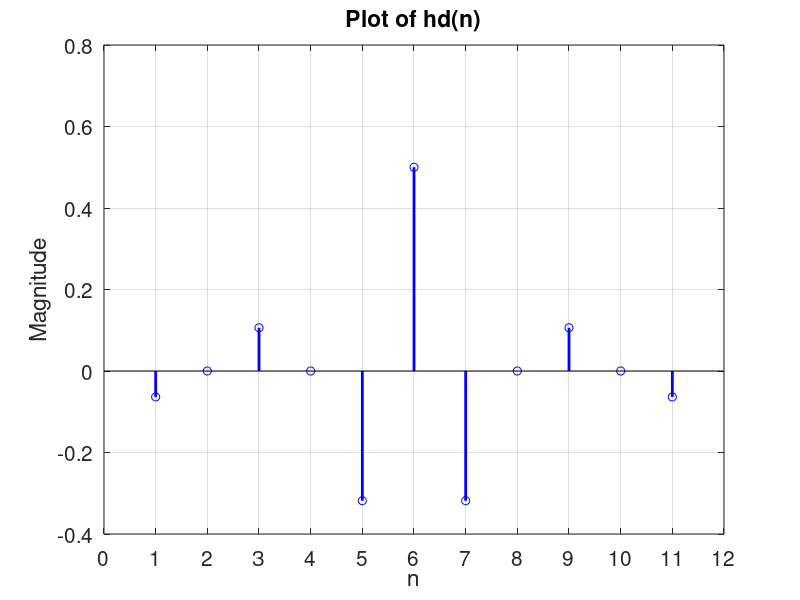
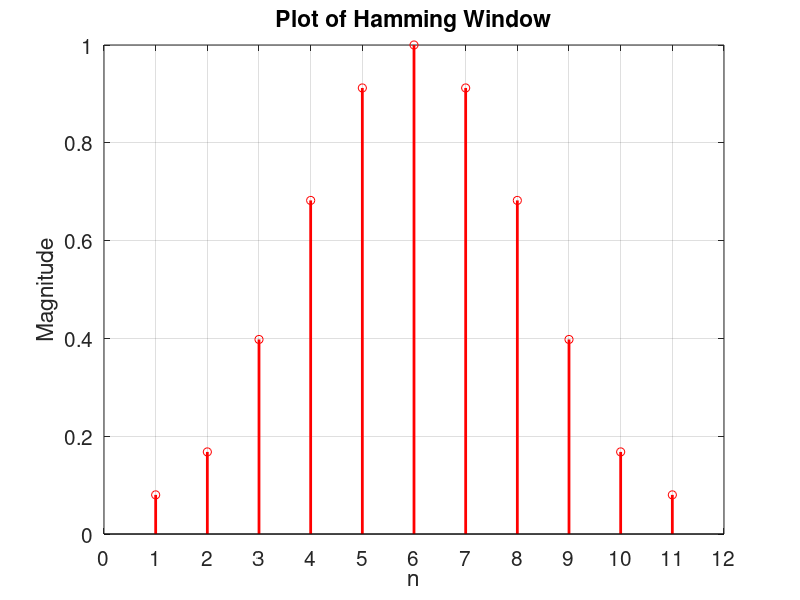
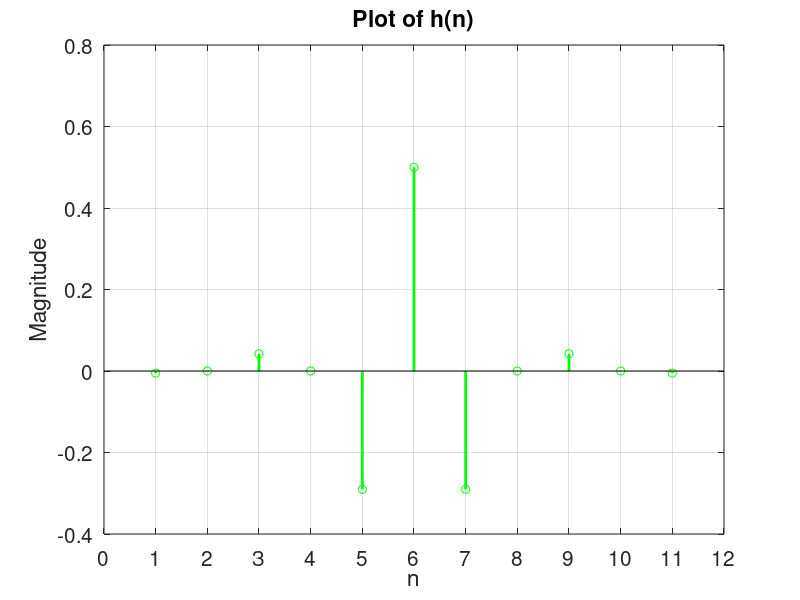
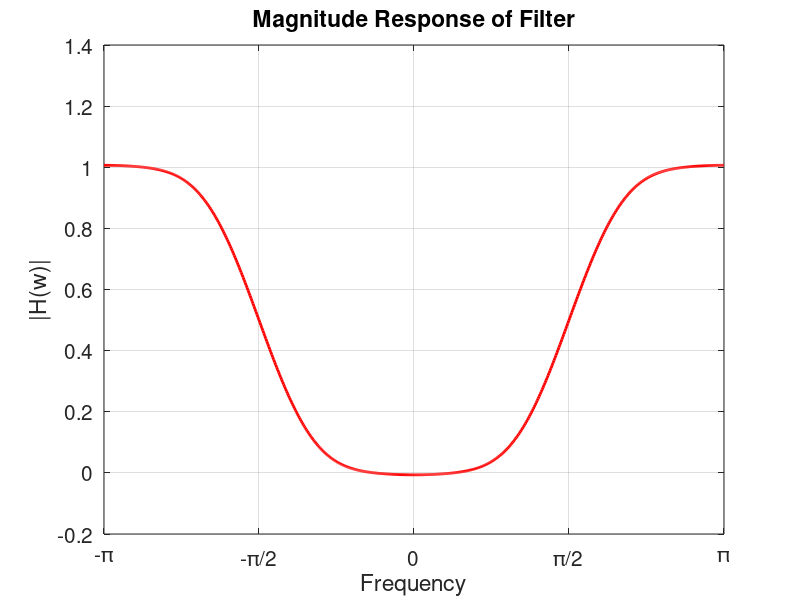

Recreate these plots in MATLAB, in order.
% Discrete Time Signal Processing Lab 7
% Design of FIR Filter Sampling technique/Windowing Method
% MATLAB version R2018a
% Date : 02-02-2021

clc;
clear;
close all;

% High pass filter design using a Hamming Window
Tau = 5;
M = 2*Tau + 1;
n = 0:1:Tau;
hd = zeros(1,Tau+1);
WH = zeros(1,Tau+1);

% Calculating hd(n)
for i=1:length(n)
    if n(i)-Tau==0
        hd(i) = 0.5;
    else
        hd(i) = (sin(pi*(n(i)-Tau)) - sin(pi*(n(i)-Tau)/2))/(pi*(n(i)-Tau));
    end
end

% Plotting hd
hd_ = [hd,flip(hd(1:Tau))];
stem(hd_,'b','LineWidth',2);
ax = gca();
title('Plot of hd(n)','FontSize',15);
xlabel('n','FontSize',15);
ylabel('Magnitude','FontSize',15);
set(ax,'xlim',[0 length(hd_)+1],'xtick',0:1:length(hd_)+1,'fontsize',15);
grid on;
figure();

% Calculating hamming window coefficients
for i=0:length(hd)-1
    WH(i+1) = 0.54 - 0.46*cos(2*pi*i/(M-1));
end

WH_ = [WH,flip(WH(1:Tau))];
stem(WH_,'r','LineWidth',2);
ax = gca();
title('Plot of Hamming Window','FontSize',15);
xlabel('n','FontSize',15);
ylabel('Magnitude','FontSize',15);
set(ax,'xlim',[0 length(WH_)+1],'xtick',0:1:length(WH_)+1,'fontsize',15);
grid on;
figure();

h = hd.*WH;
h_ = [h,flip(h(1:Tau))];

% Plotting h(n)
stem(h_,'g','LineWidth',2);
ax = gca();
title('Plot of h(n)','FontSize',15);
xlabel('n','FontSize',15);
ylabel('Magnitude','FontSize',15);
set(ax,'xlim',[0 length(h_)+1],'xtick',0:1:length(h_)+1,'fontsize',15);
grid on;
figure();

w = -pi:0.01:pi;
H = zeros(1,length(w));

for i=1:length(w)
    for j=1:length(h)
        if j==Tau+1
            H(i) = H(i) + h(j);
        else
            H(i) = H(i) + h(j)*cos(w(i)*(Tau-j+1))*2;
        end
    end
end

phase_H = -Tau.*w;

% Plotting the frequency response
plot(w,H,'r','linewidth',2);
grid on;
ax = gca();
title('Magnitude Response of Filter','FontSize',15);
xlabel('Frequency','FontSize',15);
ylabel('|H(w)|','FontSize',15);
set(ax,'xlim',[-pi pi],'xtick',-pi:pi/2:pi,'fontsize',15);
set(ax,'XTickLabel',{'-\pi','-\pi/2','0','\pi/2','\pi'});
figure();

% Plotting the phase response
plot(w,phase_H,'r','linewidth',2);
grid on;
ax = gca();
title('Phase Response of Filter','FontSize',15);
xlabel('Frequency','FontSize',15);
ylabel('\angleH(w)','FontSize',15);
set(ax,'xlim',[-pi pi],'xtick',-pi:pi/2:pi,'fontsize',15);
set(ax,'XTickLabel',{'-\pi','-\pi/2','0','\pi/2','\pi'});

